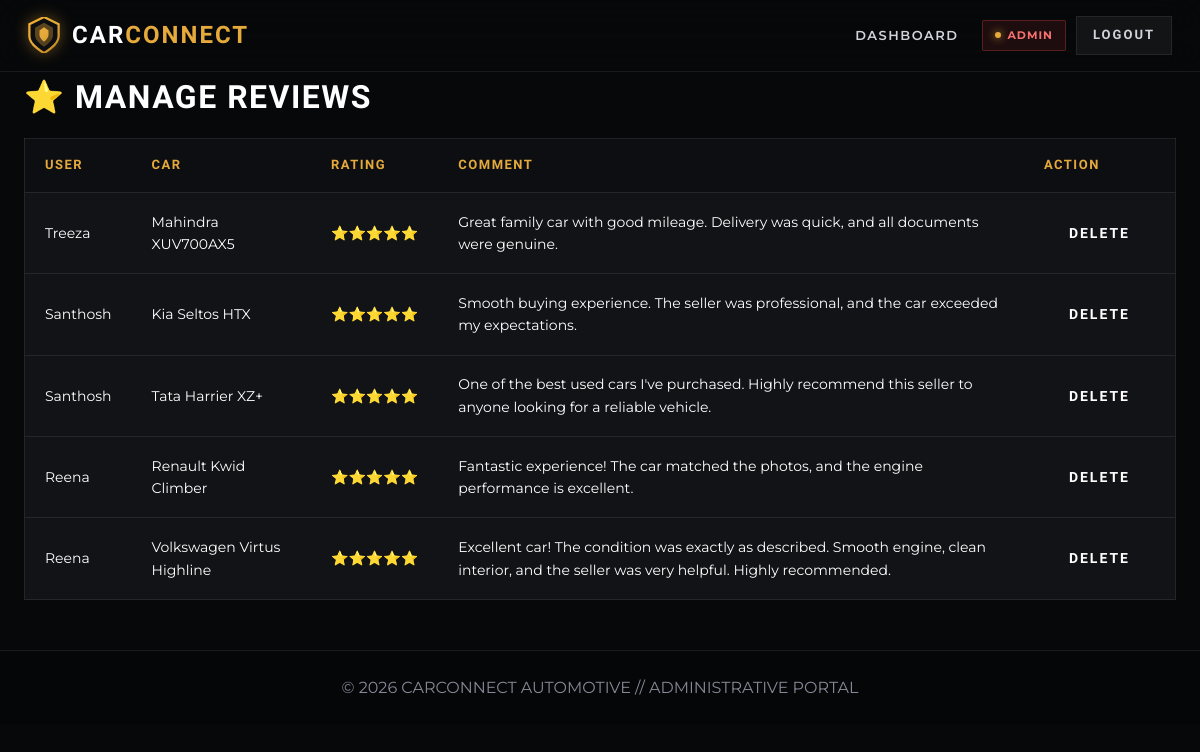
The app's page /admin/manage_reviews.php (signed in), older data.
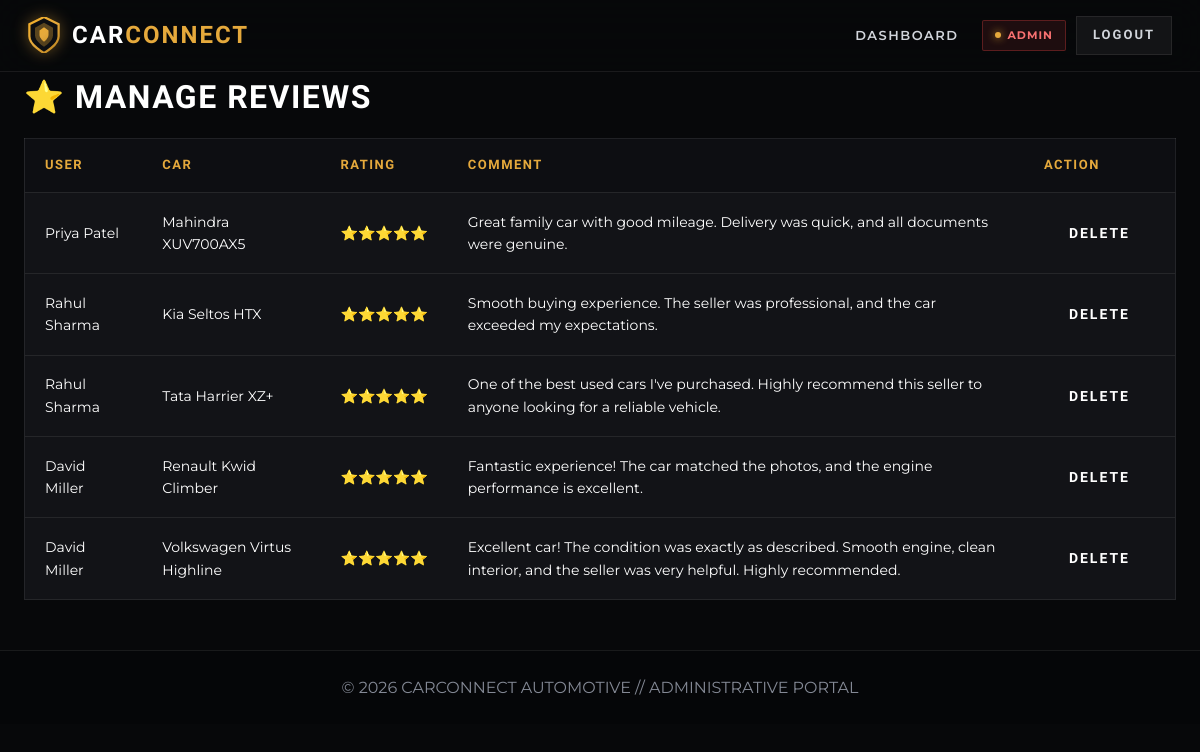
The same page, newer data.
### tables this page shows
CREATE TABLE `reviews` (
  `id` int(11) NOT NULL,
  `car_id` int(11) NOT NULL,
  `user_id` int(11) NOT NULL,
  `rating` int(11) NOT NULL CHECK (`rating` between 1 and 5),
  `comment` text DEFAULT NULL,
  `created_at` timestamp NOT NULL DEFAULT current_timestamp()
);

CREATE TABLE `buyers` (
  `id` int(11) NOT NULL,
  `name` varchar(100) NOT NULL,
  `email` varchar(150) NOT NULL,
  `password` varchar(255) NOT NULL,
  `phone` varchar(20) DEFAULT NULL,
  `address` text DEFAULT NULL,
  `status` enum('active','inactive') DEFAULT 'active',
  `created_at` timestamp NOT NULL DEFAULT current_timestamp()
);

CREATE TABLE `car_listings` (
  `id` int(11) NOT NULL,
  `seller_id` int(11) NOT NULL,
  `category_id` int(11) DEFAULT NULL,
  `make` varchar(100) NOT NULL,
  `model` varchar(100) NOT NULL,
  `year` int(11) NOT NULL,
  `price` decimal(12,2) NOT NULL,
  `mileage` int(11) DEFAULT 0,
  `fuel_type` varchar(50) DEFAULT NULL,
  `transmission` varchar(50) DEFAULT NULL,
  `description` text DEFAULT NULL,
  `image_path` varchar(255) DEFAULT NULL,
  `status` enum('pending','approved','rejected','sold') DEFAULT 'pending',
  `created_at` timestamp NOT NULL DEFAULT current_timestamp(),
  `color` varchar(30) DEFAULT NULL,
  `owner_type` varchar(30) DEFAULT NULL,
  `body_type` varchar(30) DEFAULT NULL,
  `seating_capacity` int(11) DEFAULT NULL,
  `location` varchar(100) DEFAULT NULL
);

### includes/functions.php (called while the page is built, shortened)
<?php
function e($str){
    return htmlspecialchars((string)$str, ENT_QUOTES, 'UTF-8');
}
?>

### admin/manage_reviews.php (the view, shortened to what this page needs)
<?php
require_once "../includes/db_connect.php";
require_once "../includes/functions.php";
require_once "../includes/header.php";
?>
<h1>⭐ Manage Reviews</h1>
<table class="table">
<tr>
<th>User</th>
<th>Car</th>
<th>Rating</th>
<th>Comment</th>
<th>Action</th>
</tr>
<?php
$res = mysqli_query($conn,"
SELECT
r.id,
r.rating,
r.comment,
b.name AS user,
c.make,
c.model
FROM reviews r
JOIN buyers b ON b.id = r.user_id
JOIN car_listings c ON c.id = r.car_id
ORDER BY r.id DESC
");
if($res && mysqli_num_rows($res)>0){
while($r=mysqli_fetch_assoc($res)){
$stars = str_repeat("⭐", (int)$r['rating']);
echo "<tr>
<td>".e($r['user'])."</td>
<td>".e($r['make'])." ".e($r['model'])."</td>
<td style='color:#ffc107;font-weight:700'>
$stars
</td>
<td>".e($r['comment'])."</td>
<td>
<a class='btn' href='?delete=".$r['id']."'>Delete</a>
</td>
</tr>";
}
}else{
echo "<tr>
<td colspan='5' style='text-align:center'>
No reviews found ⭐
</td>
</tr>";
}
?>
</table>
<?php require_once "../includes/footer.php"; ?>

Row changes from the older to the newer data that the page shows:
changed through a linked row, reviews "Mahindra": user.name "Treeza" → "Priya Patel"
changed through a linked row, reviews "Kia": user.name "Santhosh" → "Rahul Sharma"
changed through a linked row, reviews "Tata": user.name "Santhosh" → "Rahul Sharma"
changed through a linked row, reviews "Renault": user.name "Reena" → "David Miller"
changed through a linked row, reviews "Volkswagen": user.name "Reena" → "David Miller"
